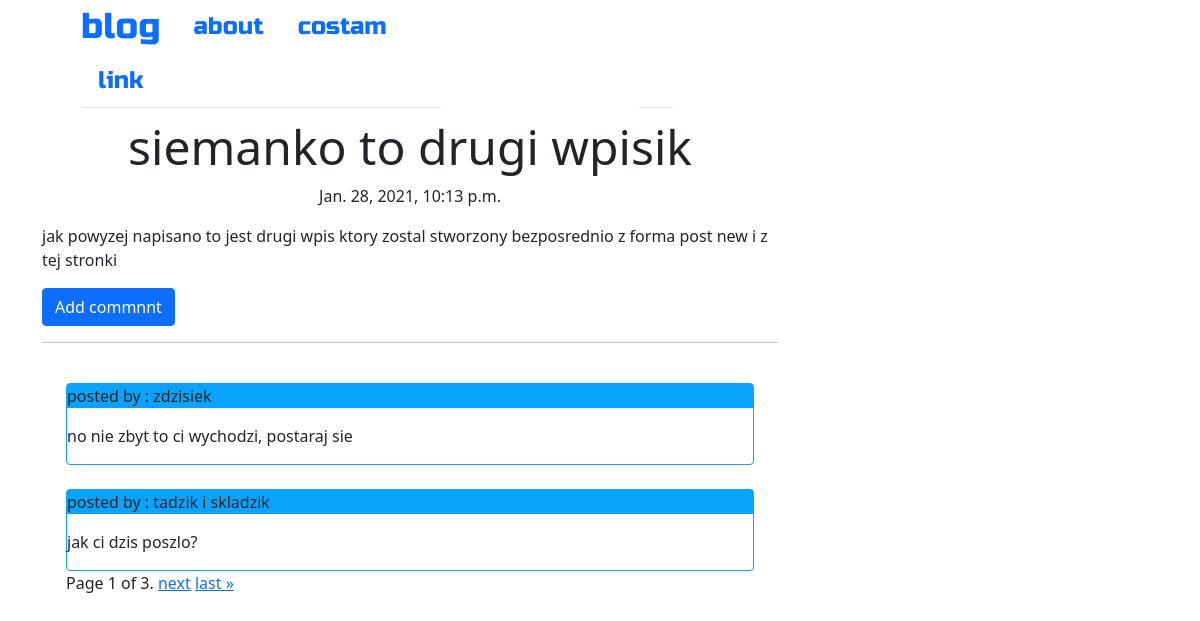
Page /blog/post/2 on the committed database.
### blog/models.py (models this page shows, shortened)
class Post(models.Model):
    author = models.ForeignKey('auth.User', on_delete=models.CASCADE)
    title = models.CharField(max_length=200)
    text = models.TextField()
    create_date = models.DateTimeField(default=timezone.now)
    published_date = models.DateTimeField(blank=True, null=True)
    def comments_not_approved(self):
        to_approve = self.comments.filter(approved_comments = False)
        return to_approve

class Comment(models.Model):
    post = models.ForeignKey('blog.Post', on_delete=models.CASCADE, related_name='comments')
    author = models.CharField(max_length=200)
    text = models.TextField()
    create_date = models.DateTimeField(default=timezone.now)
    approved_comments = models.BooleanField(default=False)

### blog/views.py (the view)
# urls.py: re_path(r'post/(?P<pk>\d+)$', views.PostDetailView.as_view(), name='post_detail'),
class PostDetailView( DetailView):
    model = Post
    paginate_by = 2
    def get_context_data(self, **kwargs):
        object_list = Comment.objects.filter(post=self.get_object()).order_by('id')
        context = super(PostDetailView, self).get_context_data(object_list=object_list, **kwargs)
        activities = self.get_related_activities(object_list)
        context['page_obj'] = activities
        context['object_list'] = activities.object_list
        return context
    def get_related_activities(self, query_object_list):
        queryset = query_object_list
        paginator = Paginator(queryset, self.paginate_by)
        page = self.request.GET.get('page')
        activities = paginator.get_page(page)
        return activities

### blog/templates/blog/post_detail.html (shortened to what this page needs)
{% extends 'blog/base.html' %}
{% block content%}
<h3 class=" posttitle loader">{{post.title}}</h3>
{% if post.published_date %}
    <div class="date postdate"> {{ post.published_date}}</div>
{% else %}
    <a class="btn btn-primary" href="{% url 'post_publish' pk=post.pk %}">Publish</a>
{% endif%}
<p class="postcontent">{{ post.text|safe|linebreaksbr}}</p>
<a class="btn btn-primary btn-comment" href="{% url 'add_comment_to_post' pk=post.pk%}">Add commnnt</a>
<hr class="loader">
<div class="container">
    {% for comment in page_obj %}
    <br>
        {% if user.is_authenticated or comment.approved_comments %}
        <div class="comment">
        <p class="author">posted by : {{ comment.author}}</p>
        <p>{{ comment.text|safe|linebreaksbr}}</p>
        </div>
        {% endif %}
        {% empty %}
        <p> no comments!</p>
     <hr>
    {% endfor %}
    <div class="pagination">
    <span class="step-links">
        <span class="current">
            Page {{ page_obj.number }} of {{ page_obj.paginator.num_pages }}.
        </span>
        {% if page_obj.has_next %}
            <a href="?page={{ page_obj.next_page_number }}">next</a>
            <a href="?page={{ page_obj.paginator.num_pages }}">last &raquo;</a>
        {% endif %}
    </span>
</div>
</div>
{% endblock %}

### blog/static/css/blog.css (style rules this page uses)
.postdate { text-align: center; }
.posttitle { font-font:'Russo One' , sans-serif; font-size: 3em; text-align: center; }
.postcontent { font-family: 'Monserrat'; font-size: 1.5em; }
.btn-comment { position: absoulute; right: 0px; }
.loader { filter:hue-rotate(0deg); color:linear-gradient(45deg,#0f8,#08f); animation:hue 10000ms infinite linear; }
.comment { border-style: ridge; border-radius: 4px; border:solid 1px; border-color: #08a3fc; }
.author { background-color: #08a3fc; }

### rows in the picture
Post: title "siemanko to drugi wpisik", published_date "Jan. 28, 2021, 10:13 p.m.", text "jak powyzej napisano to jest drugi wpis ktory zostal stworzony bezposrednio z forma post new i z tej stronki"
Comment: author "zdzisiek", text "no nie zbyt to ci wychodzi, postaraj sie"
Comment: author "tadzik i skladzik", text "jak ci dzis poszlo?"

### other values in the picture
{{ page_obj.number }} "1"
{{ page_obj.paginator.num_pages }} "3"
